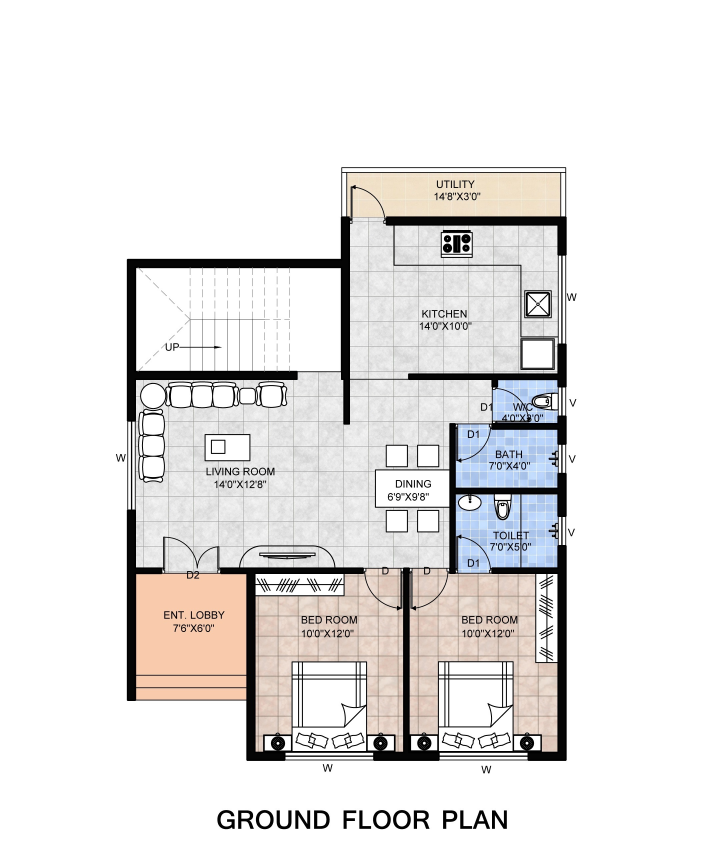
#> input picture fixtures/full-home-candidates/2bhk-bungalow.jpg, 2160 x 2576 px (shown at 1/3 size)
$ python -i floorplan_candidates_v4.py   (imports and definitions only)
#> lines starting #> are read from the running program, lines starting #| are printed output that depends on the picture; after the words box and inside, x2 and y2 are one past the last pixel; in counts of white or black regions, pixels touching at a corner belong together
#> further down, picture is the input picture: PIL image 2160x2576 RGB; mean R, G, B 232.2, 230.6, 229.7
"""Deterministic wall, opening and dimension candidates for S2-C V3-6.

This layer derives geometry from source pixels only. It deliberately does not
read evaluation references or model drafts.
"""

from __future__ import annotations

import itertools
import math
import statistics
from collections import Counter

import cv2
import numpy as np
from PIL import Image

try:
    from .floorplan_candidates import (
        _measure_wall,
        structure_candidates,
    )
except ImportError:
    from floorplan_candidates import (
        _measure_wall,
        structure_candidates,
    )


# [28 lines left out: functions _find, _union, _directional_runs, not called in this run]


def _wall_mask(image: Image.Image):
    rgb = np.asarray(image.convert("RGB"))
    gray = cv2.cvtColor(rgb, cv2.COLOR_RGB2GRAY)
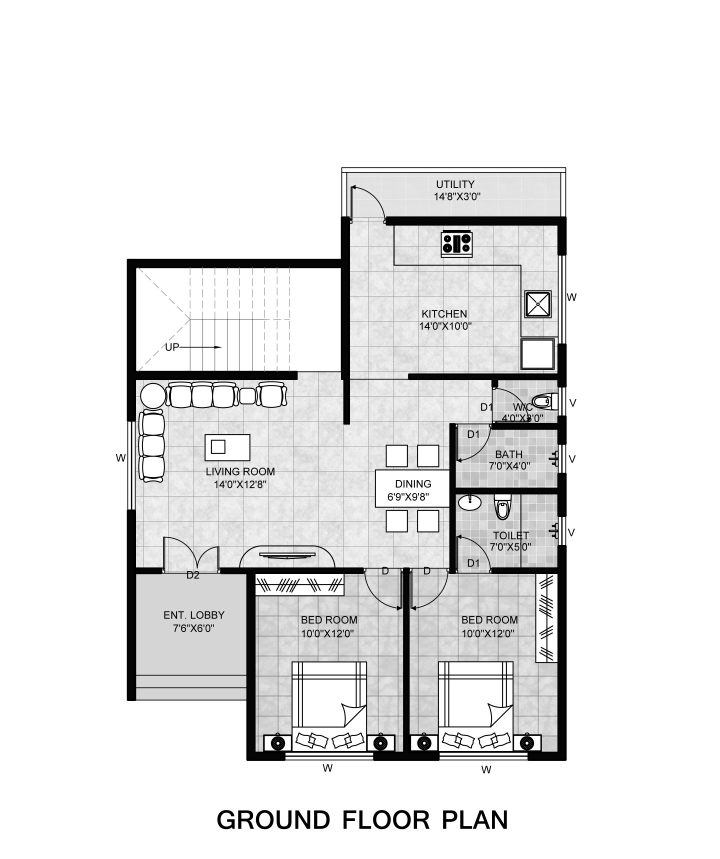
#> gray: shape (2576, 2160) (shown at 1/3 size); min 0, max 255, mean 231
    maximum = rgb.max(axis=2).astype(int)
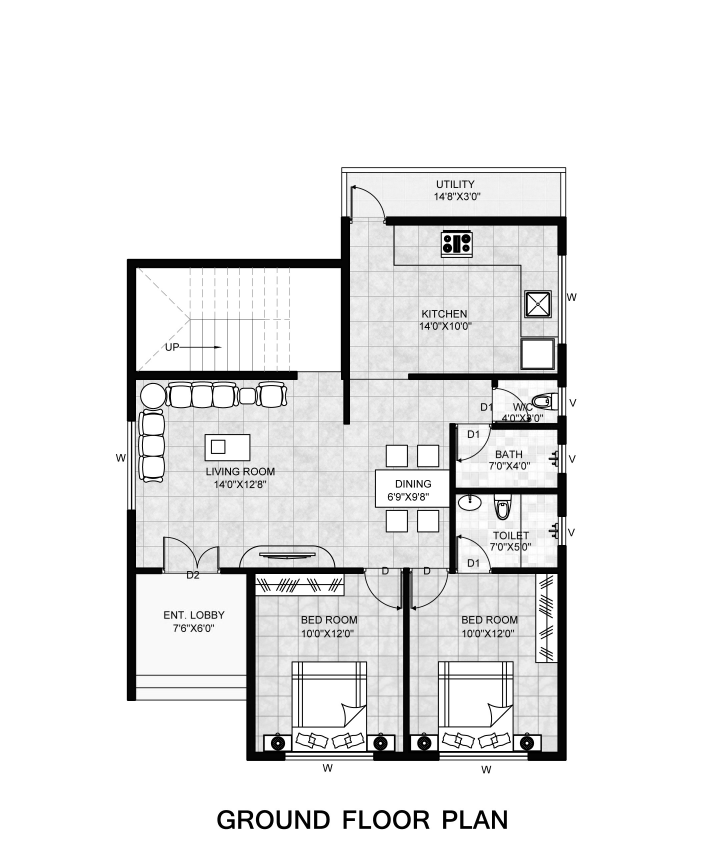
#> maximum: shape (2576, 2160) int64 (shown at 1/3 size); min 0, max 255, mean 233.5
    minimum = rgb.min(axis=2).astype(int)
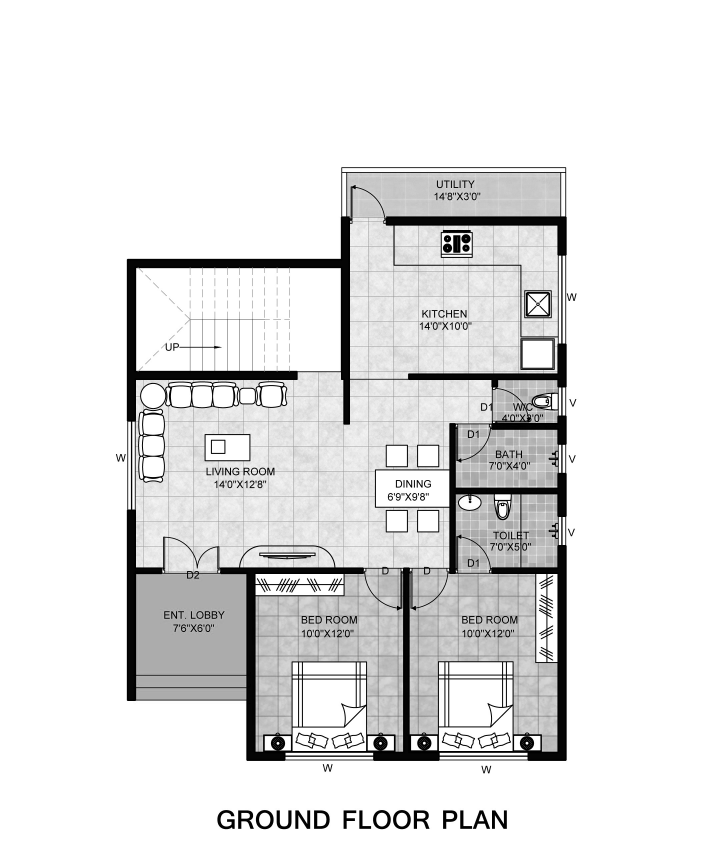
#> minimum: shape (2576, 2160) int64 (shown at 1/3 size); min 0, max 255, mean 228.4
    mask = ((gray >= 82) & (gray <= 158) & ((maximum - minimum) <= 20)).astype(np.uint8)
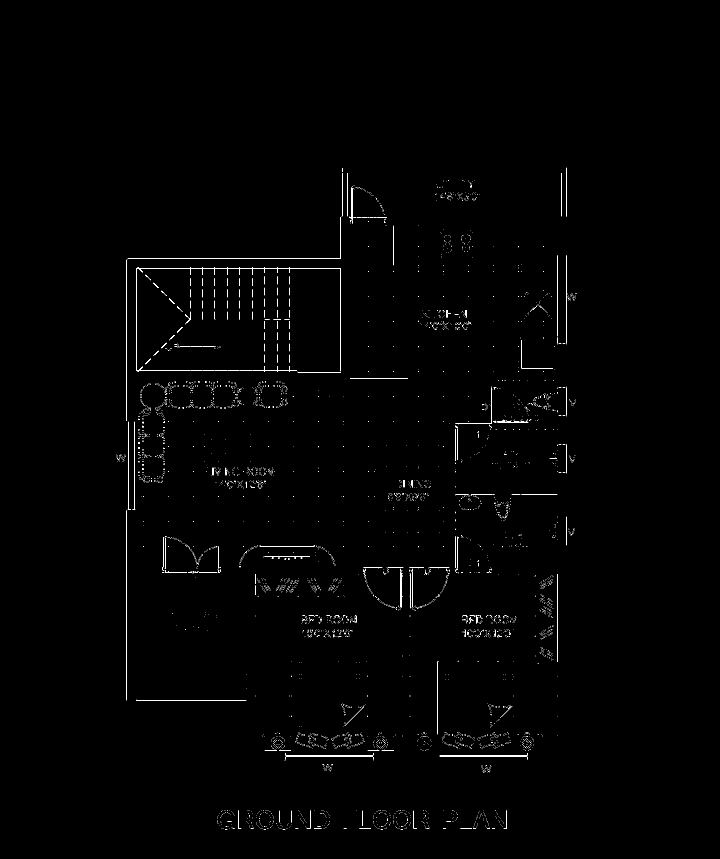
#> mask: shape (2576, 2160) (shown at 1/3 size); values 0 (black) and 1 (white), 0.41% white in thin lines or dots, all inside (x1, y1, x2, y2) = (348, 503, 1730, 2488)
    return cv2.morphologyEx(mask, cv2.MORPH_CLOSE, np.ones((2, 2), np.uint8))
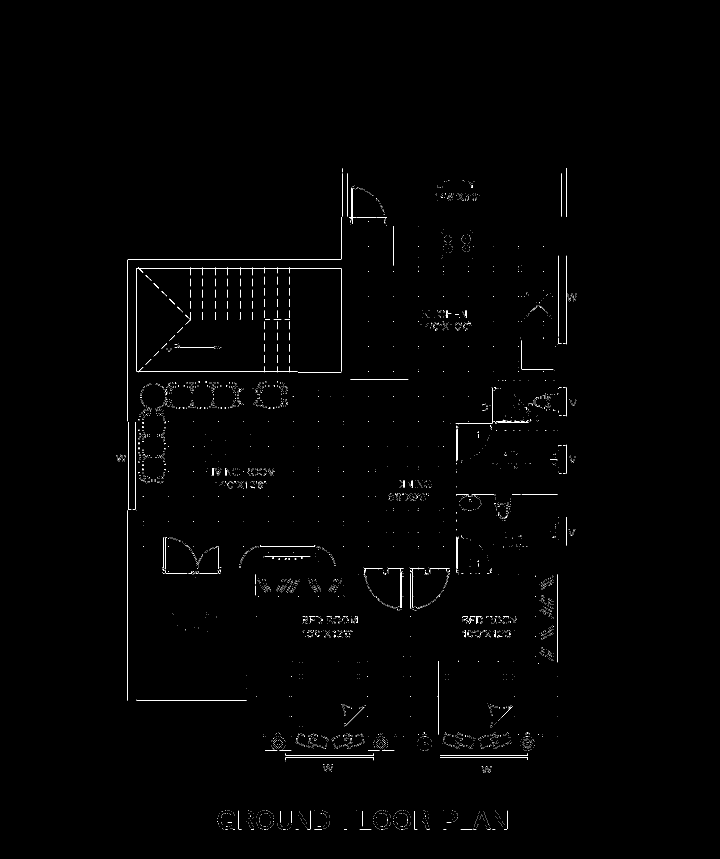
#> returned value: shape (2576, 2160) (shown at 1/3 size); values 0 (black) and 1 (white), 0.41% white in thin lines or dots, all inside (x1, y1, x2, y2) = (349, 504, 1731, 2489)


# [150 lines left out: functions _wall_components, _union_groups, _line_group, not called in this run]


def _merge_group_lists(groups: list[list[dict]]):
    return [candidate for group in groups for candidate in group]


# [768 lines left out: functions _snap_candidates, _candidate_connections, _mark_exterior, _close_dangling_endpoints, _drop_small_pockets, _prune_short_leaves and 8 more, not called in this run]

>>> from PIL import Image
>>> picture = Image.open('../../../fixtures/full-home-candidates/2bhk-bungalow.jpg')
>>> result = _wall_mask(picture)

$ run again, on fixtures/full-home-candidates/contact-sheet.jpg
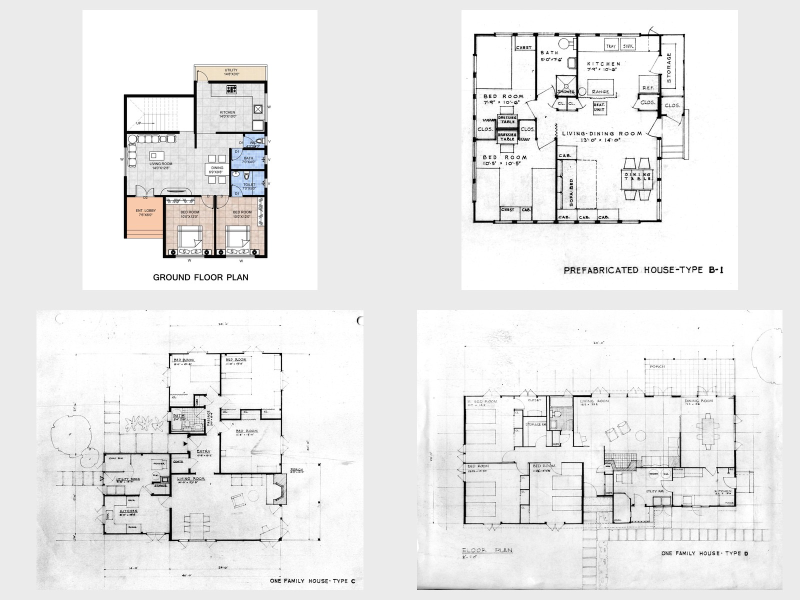
#> input picture fixtures/full-home-candidates/contact-sheet.jpg, 1600 x 1200 px (shown at 1/2 size)
#> picture is the input picture: PIL image 1600x1200 RGB; mean R, G, B 234.8, 234.5, 234.4
#> in _wall_mask, `mask = ((gray >= 82) & (gray <= 158) & ((maximum - minimum) <= 20)).as..`:
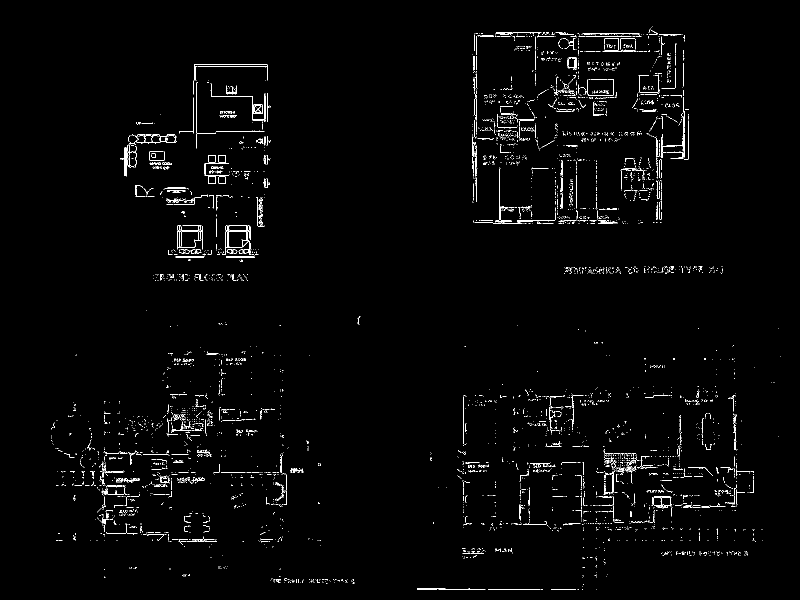
#> mask: shape (1200, 1600) (shown at 1/2 size); values 0 (black) and 1 (white), 1.6% white in thin lines or dots, all inside (x1, y1, x2, y2) = (102, 53, 1561, 1180)
#> in _wall_mask, `return cv2.morphologyEx(mask, cv2.MORPH_CLOSE, np.ones((2, 2), np.uint..`:
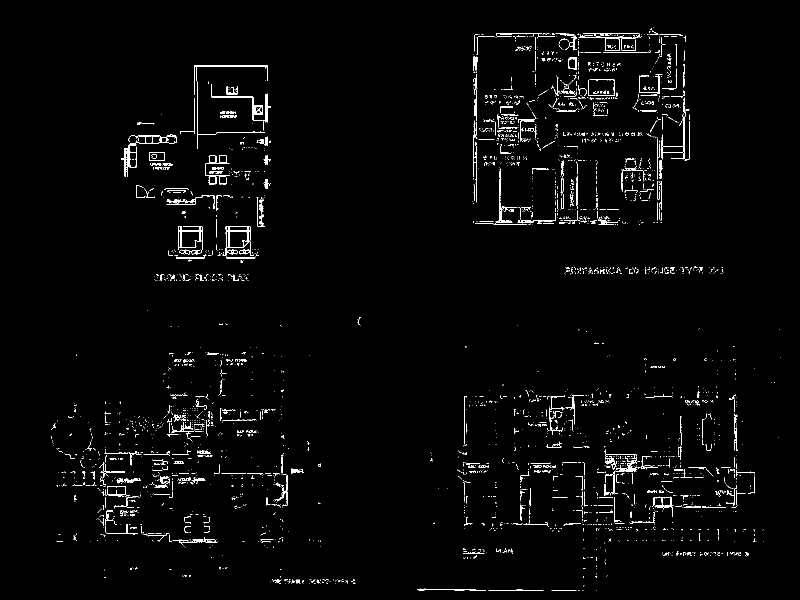
#> returned value: shape (1200, 1600) (shown at 1/2 size); values 0 (black) and 1 (white), 1.9% white in thin lines or dots, all inside (x1, y1, x2, y2) = (103, 54, 1562, 1181)

$ run again, on fixtures/full-home-candidates/oak-ridge-b1.jpg
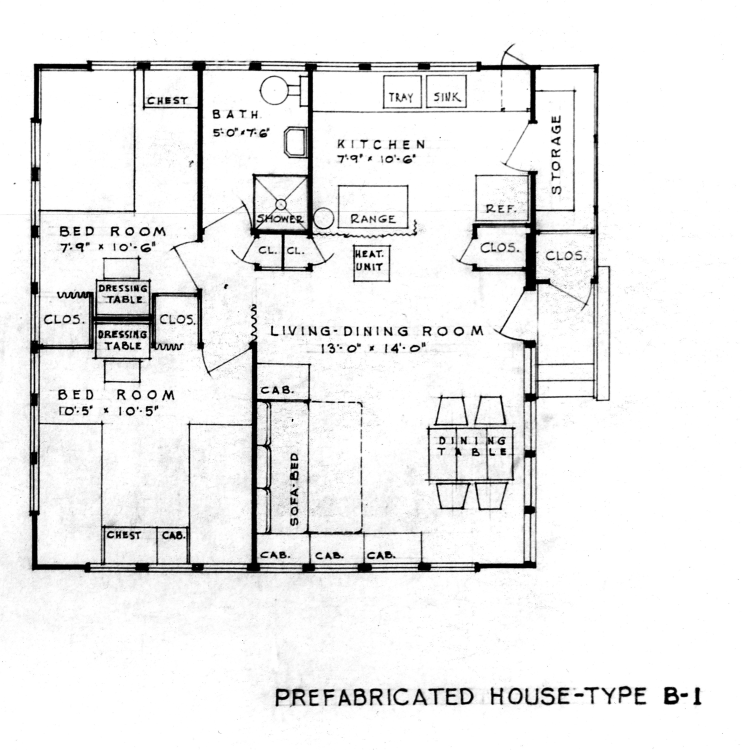
#> input picture fixtures/full-home-candidates/oak-ridge-b1.jpg, 2965 x 3000 px (shown at 1/4 size)
#> picture is the input picture: PIL image 2965x3000 RGB; min 0, max 255, mean 236.3
#> in _wall_mask, `mask = ((gray >= 82) & (gray <= 158) & ((maximum - minimum) <= 20)).as..`:
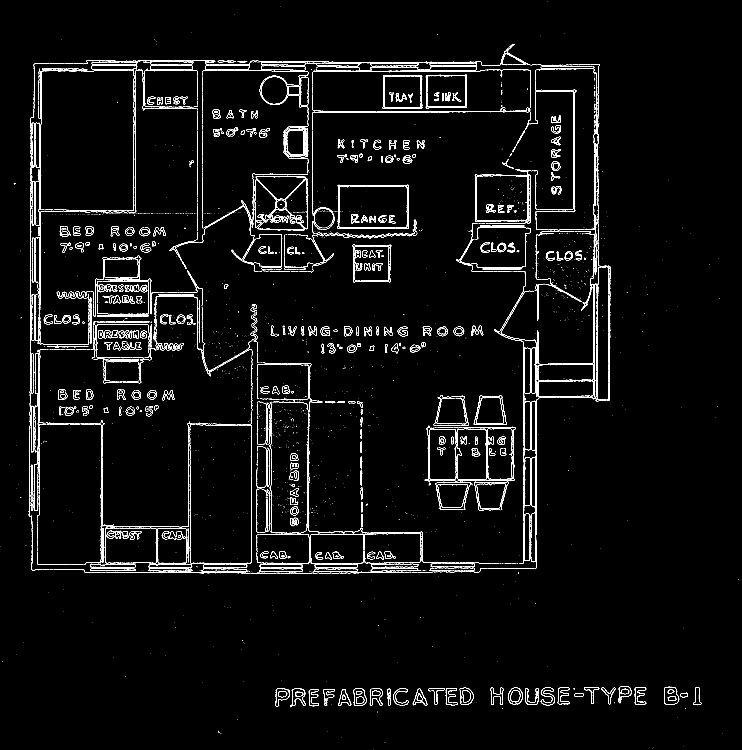
#> mask: shape (3000, 2965) (shown at 1/4 size); values 0 (black) and 1 (white), 2.4% white in thin lines or dots
#> in _wall_mask, `return cv2.morphologyEx(mask, cv2.MORPH_CLOSE, np.ones((2, 2), np.uint..`:
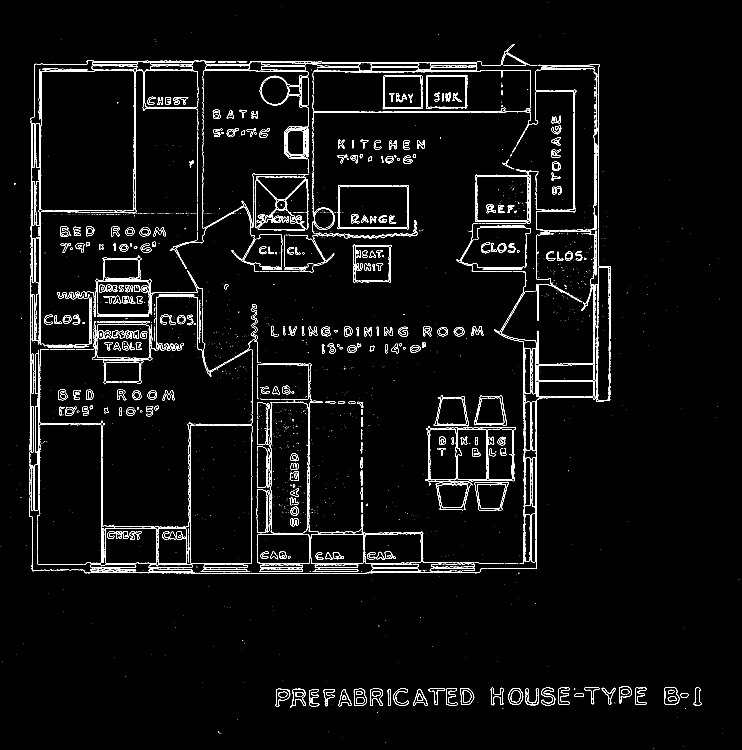
#> returned value: shape (3000, 2965) (shown at 1/4 size); values 0 (black) and 1 (white), 2.5% white in thin lines or dots

$ run again, on fixtures/full-home-candidates/oak-ridge-c.jpg
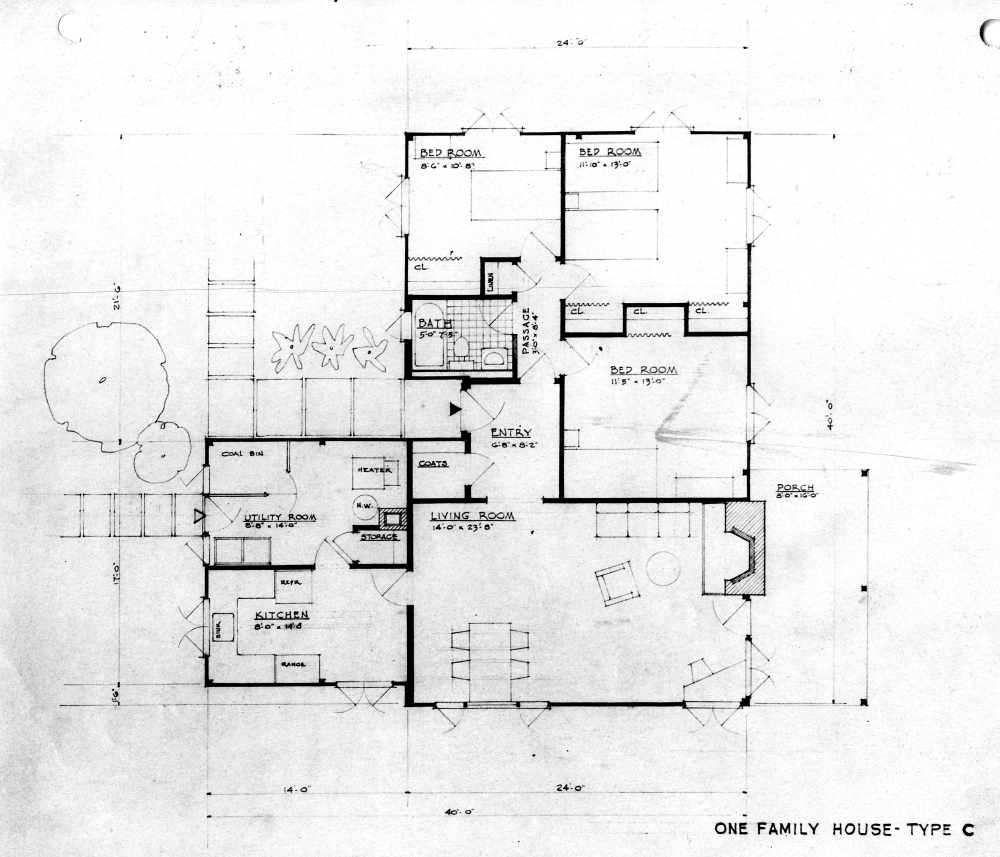
#> input picture fixtures/full-home-candidates/oak-ridge-c.jpg, 3000 x 2570 px (shown at 1/3 size)
#> picture is the input picture: PIL image 3000x2570 RGB; min 0, max 255, mean 234.9
#> in _wall_mask, `mask = ((gray >= 82) & (gray <= 158) & ((maximum - minimum) <= 20)).as..`:
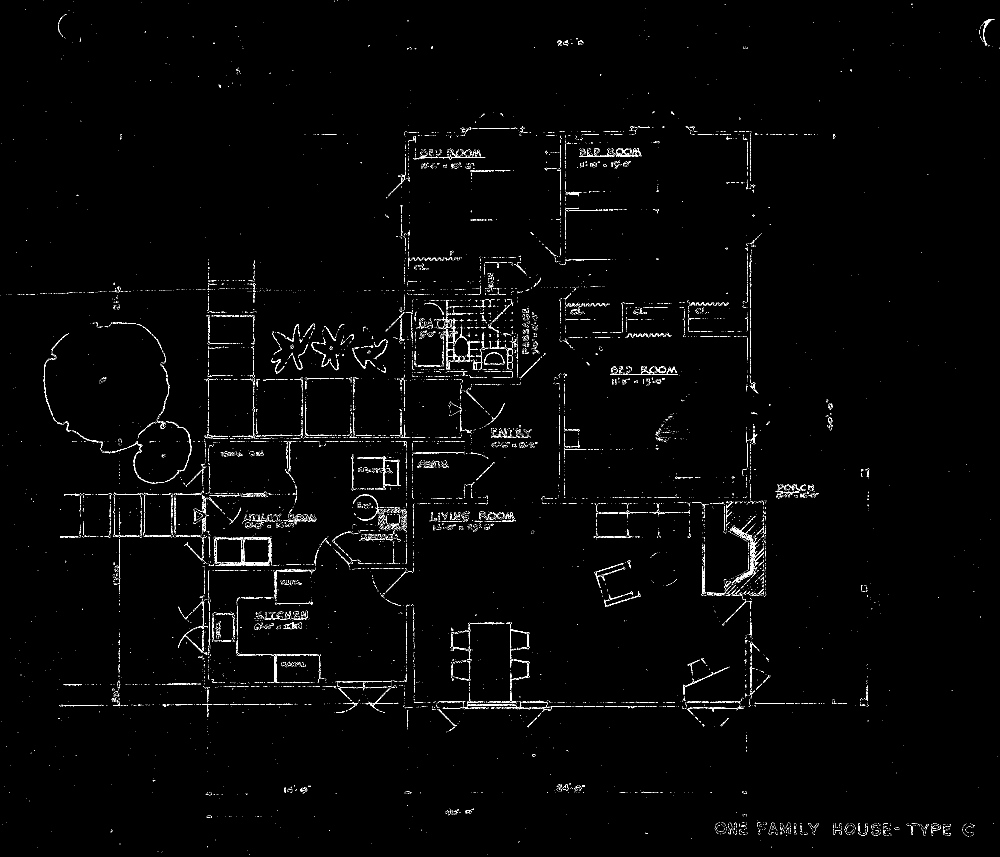
#> mask: shape (2570, 3000) (shown at 1/3 size); values 0 (black) and 1 (white), 1.1% white in thin lines or dots
#> in _wall_mask, `return cv2.morphologyEx(mask, cv2.MORPH_CLOSE, np.ones((2, 2), np.uint..`:
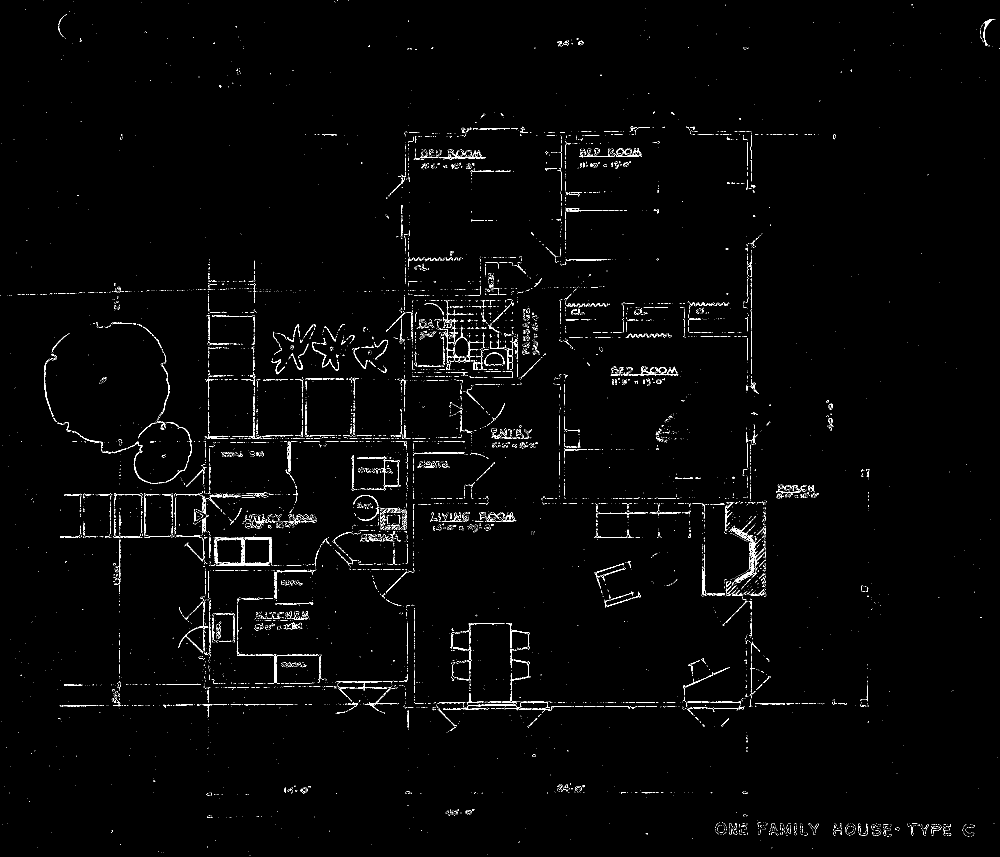
#> returned value: shape (2570, 3000) (shown at 1/3 size); values 0 (black) and 1 (white), 1.2% white in thin lines or dots
